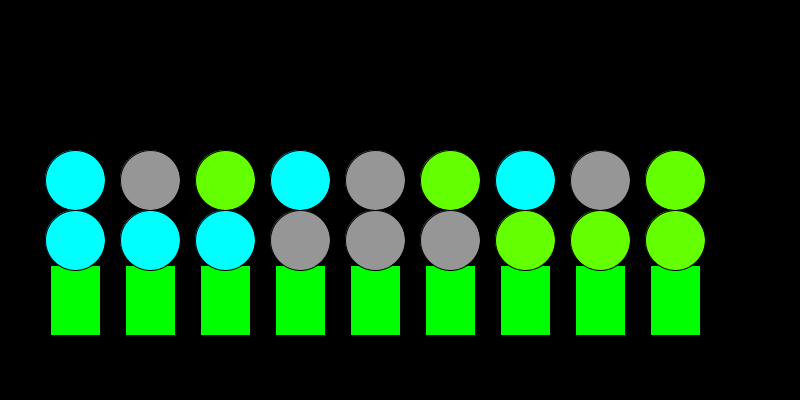
Frame 1 (no input)
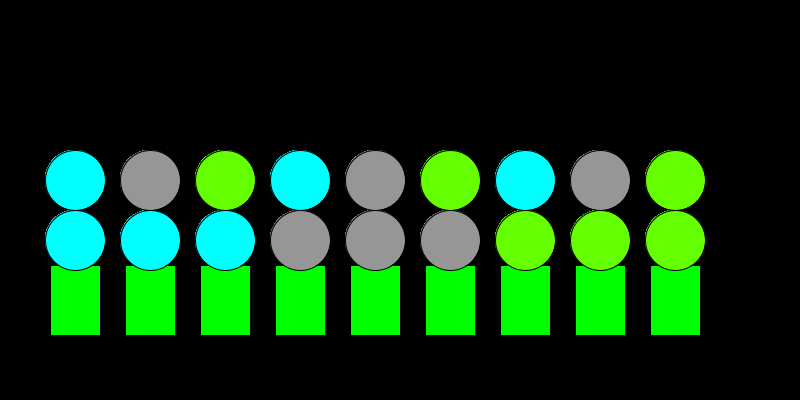
Frame 60 (the mouse pressed at the canvas centre just before this capture)
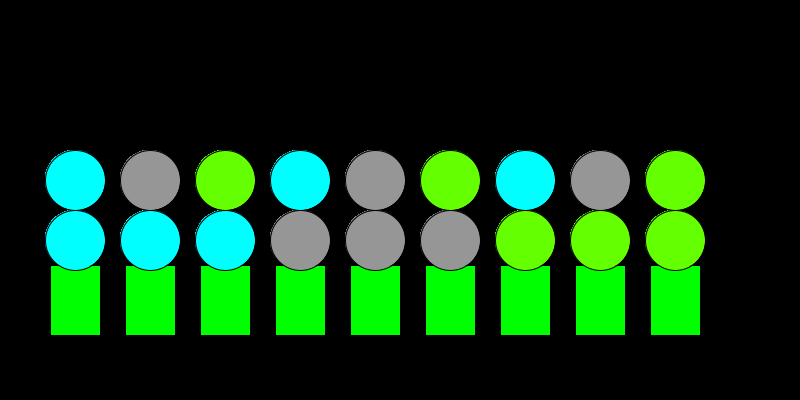
Frame 120 (the mouse held since frame 60 and released just before this capture)

The Processing sketch that drew these frames (run headless with seeded random() and noise(); from frame 60 on, the mouse is pressed at the canvas centre):

// Processing sketch: IceCreamV3
// ── IceCreamV3.pde
    /*I want to mod this program so that it will automatically create IC cones until the 
    total number of possible combinations has been created*/
    //success! It worked!
    int chocolate = 0;
    int vanilla   = 1;
    int strawberry= 2;
    int pistachio = 3;
    int cookiesNcream = 4;
    int mint= 5;
    
    int bound= mint+1;
    int start= pistachio;

   /*First, you need to determine the total number of combinations you have have, saved
     as an int or float value. Next, we need code that will store each potential combination 
     as an array.*/
     
    IC [] set = new IC[possibilities(start, bound)];
    
    void setup() {
      size(800,400);
      background(0);
      
    }
    
    void draw() {
      int pos=75;
      
      int cnt= 0;
    
     for(int x=start; x<bound; x++){
      for(int y=start; y<bound; y++){
       set[cnt]= new IC(2,pos,x,y);
       pos=pos+75;
       set[cnt].create();
       cnt++;
      } 
     }
    
    
   }
    
    class IC {
     int scoops;
     int pos;
     int flavor1;
     int flavor2;
     int [] flavors = new int [2];
     scoop [] s= new scoop[flavors.length];
     
     IC(int _scoops, 
              int _pos, 
              int _flavor1, 
              int _flavor2)  {
                
       scoops  =_scoops;
       pos=_pos;
       flavor1=_flavor1;
       flavor2=_flavor2;
       flavors[0]=_flavor1;
       flavors[1]=_flavor2;
     }
     
     void create() {
       fill(0,255,0);
       rectMode(CENTER);
       rect(pos, 300,50,70);
       for(int cnt=0;cnt<flavors.length;cnt++){
         s[cnt]= new scoop(flavors[cnt],pos,240-(cnt*60)); 
         s[cnt].create();
       }
     }
      
    }
    
    class scoop {
      int flavor;
      int pos;
      int ypos;
      //int c= color(0);
      
      scoop(int _flavor, int _pos, int _ypos){
        flavor= _flavor;
        pos= _pos;
        ypos= _ypos;
        
        
      }
      
      void create() {
        if(flavor==chocolate){
          fill(0,0,255); 
         }
         
         if(flavor==vanilla){
          fill(255); 
         }
         
         if(flavor==strawberry){
          fill(255,0,0); 
         }
        
         if(flavor==pistachio){
          fill(0,255,255); 
         }
         
         if(flavor==cookiesNcream){
          fill(150); 
         }
         
         if(flavor==mint){
          fill(100,255,0); 
         }
         
         ellipse(pos, ypos, 60, 60);
         
      }
    }
    
   int possibilities(int initialF, int finalF){
     int pCounter=0;
     
     int bound= finalF+1;
     for(int bValue=initialF; bValue < bound; bValue++){
       for(int tValue=initialF; tValue < bound; tValue++){
         pCounter++;
       }
     }
     return(pCounter);
   }
   
